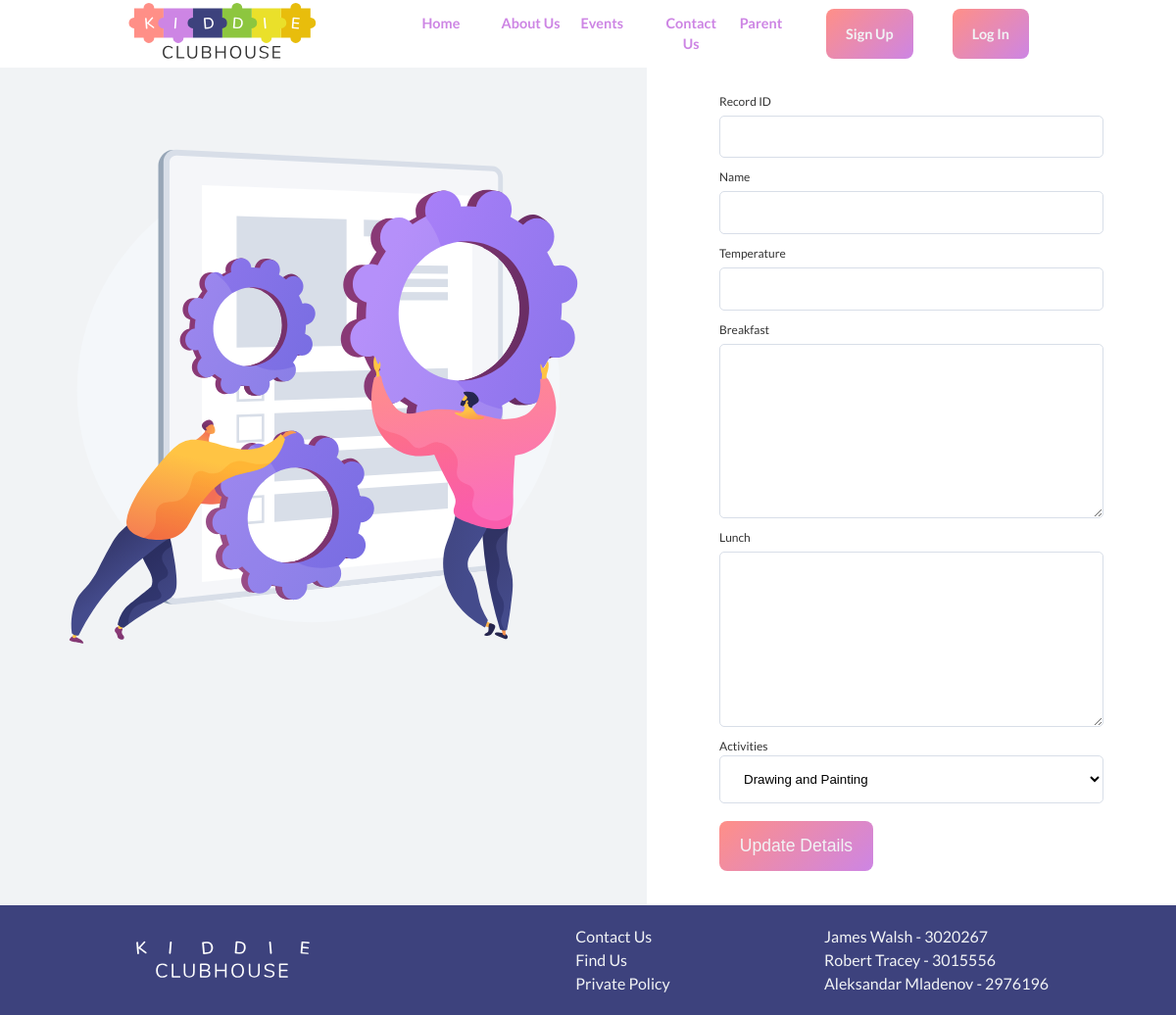
The app's page /update-day-details-form.php with its own data.
### tables this page shows
CREATE TABLE `menu` (
  `id` int(11) NOT NULL,
  `parentId` int(11) DEFAULT NULL,
  `title` varchar(100) DEFAULT NULL,
  `link` varchar(255) DEFAULT NULL,
  `accessLevel` int(11) DEFAULT NULL
);

### update-day-details-form.php (the view, shortened to what this page needs)
<!DOCTYPE html>
<html lang="en">
<head>
  <?php include 'header.php' ?>
</head>
<body>
<?php
  if ($_SERVER['REQUEST_METHOD'] == "GET") {
      $daily_record = array();
      $name = $daily_record[0]['firstname'] . ' ' . $daily_record[0]['lastname'];
      $recordid = $daily_record[0]['recordid'];
      $temperature = $daily_record[0]['temperature'];
      $breakfast = $daily_record[0]['breakfast'];
      $lunch = $daily_record[0]['lunch'];
      $activityid = $daily_record[0]['activityid'];
    }
  ?>
  <?php
    $query = "SELECT activityid, activitytitle FROM activity";
    $result = @mysqli_query($db_connection, $query);
    $activity = array();
    while ($row = mysqli_fetch_array($result)) {
      $activity[] = array(
        'activityid' => $row['activityid'],
        'activitytitle' => $row['activitytitle']
      );
    }
  ?>
<section class="day-details">
  <div class="grid">
    <div class="left-content">
      <figure><img src="img/cog-01.svg" alt=""></figure>
    </div>
    <form method='post' action="" class="update-details-form">
        <label for="">Record ID</label>
        <input type="number" id="recordid-update" name="recordid-update" placeholder="" value="<?php echo $recordid; ?>" readonly>
        <label for="name-update">Name</label>
        <input type="text" id="name-update" name="name-update" placeholder="" value="<?php echo $name ?>" readonly>
        <label for="temperature-update">Temperature</label>
        <input type="number" id="temperature-update" name="temperature-update" placeholder="" step=".01" value="<?php if(isset($temperature)) { echo $temperature; } ?>">
        <label for="breakfast-update">Breakfast</label>
        <textarea name="breakfast-update" id="breakfast-update" cols="30" rows="10"><?php if(isset($breakfast)) { echo $breakfast; } ?></textarea>
        <label for="lunch-update">Lunch</label>
        <textarea name="lunch-update" id="lunch-update" cols="30" rows="10"><?php if(isset($lunch)) { echo $lunch; } ?></textarea>
        <label for="">Activities</label>
        <div class="custom-select">
          <select name="activities-update">
            <?php
              for ($row = 0; $row < sizeof($activity); $row++) {
                if ($activity[$row]['activityid'] != $activityid) {
              ?>
              <option class="custom-option" value="<?php echo $activity[$row]['activityid']; ?>"><?php echo $activity[$row]['activitytitle']; ?></option>;
              <?php
                }
            }
          ?>
          </select>
        </div>
        <button class="btn btn-primary">Update Details</button>
      </form>
  </div>
</section>
</body>
</html>

### header.php (shortened to what this page needs)
<!DOCTYPE html>
<html lang="en">
<head>
  <link rel="stylesheet" href="https://unpkg.com/aos@next/dist/aos.css" />
  <link rel="stylesheet" href="https://cdnjs.cloudflare.com/ajax/libs/font-awesome/5.15.2/css/all.min.css"
 />
  <link rel="stylesheet" href="css/utilities.css">
  <link rel="stylesheet" href="css/style.css">
</head>
<body>
  <div class="menu-area">
    <div class="container flex">
      <figure><img class="logo" src="img/logo-01.svg" alt=""></figure>
      <?php
        require ('scripts/connect.php');
        if (isset($_SESSION['user_id'])) {
          $accesslevel = $_SESSION['accesslevel'];
        } else {
          $accesslevel = 3;
        }
        $query = "SELECT id, parentid, title, link, accesslevel FROM menu WHERE accesslevel >= '$accesslevel' ORDER BY parentid, id";
        $result = @mysqli_query($db_connection, $query);
        $menu = array();
        while ($row = mysqli_fetch_array($result)) {
          $menu[] = array(
            'id' => $row['id'],
            'parentid' => $row['parentid'],
            'title' => $row['title'],
            'link' => $row['link'],
            'accesslevel' => $row['accesslevel']
          );
        }
        ?>
        <ul>
          <?php
            for ($row = 0; $row < sizeof($menu); $row++) {
              if ($menu[$row]['parentid'] == 0) {
              ?>
              <li><a href="<?php echo $menu[$row]['link']; ?>"><?php echo $menu[$row]['title']; ?></a>
              <?php
              for ($sub = 0; $sub < sizeof($menu); $sub++) {
                if ($menu[$sub]['parentid'] == $menu[$row]['id']) {
                  ?>
                  <li><a href="<?php echo $menu[$sub]['link']; ?>"><?php echo $menu[$sub]['title']; ?></a></li>
                  <?php
                } else { echo '</li>  '; }
              }
              ?>
              </ul>
              <?php
              }
            }
          ?>
      <div class="nav-buttons">
        <?php if(isset($_SESSION['user_id'])) {
          ?>
          <a class="btn btn-primary" href="scripts/logout.php">Log Out</a>
          <?php
        } else {
          ?>
          <a class="btn btn-primary" href="sign-up-form.php">Sign Up</a>
          <a class="btn btn-primary" href="login-form.php">Log In</a>
          <?php
        }
        ?>
      </div>
    </div>
  </div>
</body>
</html>

### css/utilities.css (style rules this page uses)
:root { --color-primary: #ff8f87; --color-secondary: #cd85e4; --color-tertiary: #3d427d; --color-grey: #d8dee8; --color-grey-light: #f1f3f5; --color-grey-dark: #c2c8d1; --color-grey-darkest: #333; --heading-font: "Nunito", sans-serif; --body-font: "Lato", sans-serif; }
.container { max-width: 85%; margin: 0 auto; overflow: hideen; padding: 0 2.5em; }
.flex { display: flex; justify-content: center; align-items: center; height: 100%; }
.grid { height: 100%; display: grid; grid-template-columns: repeat(2, 1fr); grid-gap: 20px; justify-content: center; align-items: center; }
.btn { outline: none; border: none; font-size: 1.1em; padding: 15px 20px; border-radius: 8px; cursor: pointer; color: var(--color-grey-light); }
.btn-primary { background: rgb(255, 143, 135); background: linear-gradient( 138deg, rgba(255, 143, 135, 1) 0%, rgba(205, 133, 228, 1) 100% ); }
.sign-up-form, .log-in-form, .add-details-form, .del-details-form, .update-details-form { padding: 1em; display: flex; flex-direction: column; justify-content: center; }
.sign-up-form input, .sign-up-form textarea, .log-in-form input, .add-details-form input, .add-details-form textarea, .del-details-form input, .del-details-form textarea, .update-details-form input, .update-details-form textarea, .contact-form input, .contact-form textarea { padding: 1em; margin: 5px 0; border: 1px solid var(--color-grey); border-radius: 5px; }
.sign-up-form label, .log-in-form label, .add-details-form label, .del-details-form label, .update-details-form label, .contact-form label { margin-top: 0.5em; font-size: 0.75em; }
.sign-up-form .btn-primary, .log-in-form .btn-primary, .add-details-form .btn-primary, .del-details-form .btn-primary, .update-details-form .btn-primary { margin-top: 1em; width: 40%; }
.menu-area a { display: flex; align-items: center; justify-content: space-between; color: red; }
.menu-area .logo { width: 150%; }
.menu-area a { padding: 0.625em; font-weight: 700; font-size: 0.9em; color: var(--color-secondary); }
.menu-area ul { display: flex; justify-content: center; width: 100%; }
.menu-area ul li { position: relative; left: 40%; width: 100%; text-align: center; }
.menu-area .nav-buttons { width: 100%; display: flex; justify-content: flex-end; }
.nav-buttons .btn { margin: 0 20px; padding: 15px 20px; color: var(--color-grey-light); }
.left-content { height: 100%; width: 100%; background-color: var(--color-grey-light); }
.sign-up .grid, .login .grid, .day-details .grid { grid-gap: 0; height: 100%; grid-template-columns: 55% 45%; overflow: hidden; }
.sign-up .sign-up-form-card, .login .login-form-card, .update-details-form { margin: 0 auto; width: 80%; padding: 20px; }
.day-details .btn { margin-bottom: 15px; }

### css/style.css (style rules this page uses)
* { padding: 0; margin: 0; box-sizing: border-box; }
html { scroll-behavior: smooth; }
body { font-family: var(--body-font); line-height: 1.5; color: var(--color-grey-darkest); }
ul { list-style-type: none; }
a { text-decoration: none; }
img { width: 100%; }
.footer { background-color: var(--color-tertiary); padding: 1.25em 0; color: var(--color-grey-light); }
.footer .flex { flex-direction: row; justify-content: space-between; }
.footer .logo { width: 65%; }
.custom-select { position: relative; font-family: var(--body-font); }
.custom-select select { padding: 15px 20px; width: 100%; border: 1px solid var(--color-grey); border-radius: 5px; background-color: transparent; }
.custom-option { padding: 30px; }
.custom-option:nth-child(odd) { background-color: var(--color-grey); }

### records on screen
menu: title "Home"
menu: title "About Us"
menu: title "Events"
menu: title "Contact Us"
menu: title "Parent"

### other values on screen
form field activities-update "Drawing and Painting"
